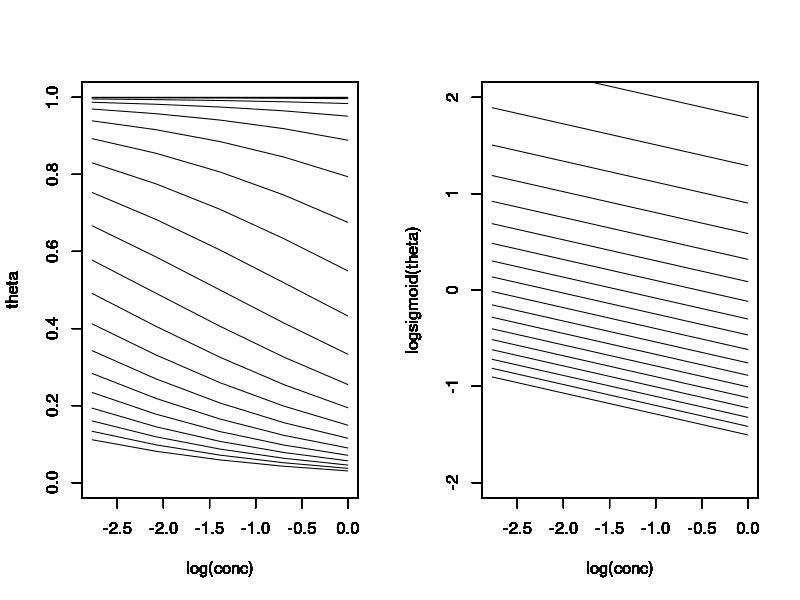

Reproduce this figure in R.
#########################
# simulation

logsigmoid = function(x) { log10(x/(1-x)) }

concs = c(0.0625,0.125,0.25,0.5,1)
betaEs = seq(-2,0,0.1)

Kb = -1 # midpoint of betaE range
Hb = -4

Kc = 0.25 # midpoint of conc range
Hc = -0.5

vals = NULL
for (b in betaEs)
{
  for (c in concs)
  {
    theta = 1/(1+((Kb/b)**Hb)*(Kc/c)**Hc)
    vals = rbind(vals,c(conc=c,betaE=b,theta=theta))
  }
}
print(vals)
vals = as.data.frame(vals)
par(mfrow=c(1,2))
for (b in betaEs)
{
  plot(theta~log(conc),data=vals[vals$betaE==b,],type='l',ylim=c(0,1))
  par(new=T)
}
par(new=F)
for (b in betaEs)
{
  plot(logsigmoid(theta)~log(conc),data=vals[vals$betaE==b,],type='l',ylim=c(-2,2))
  par(new=T)
}
